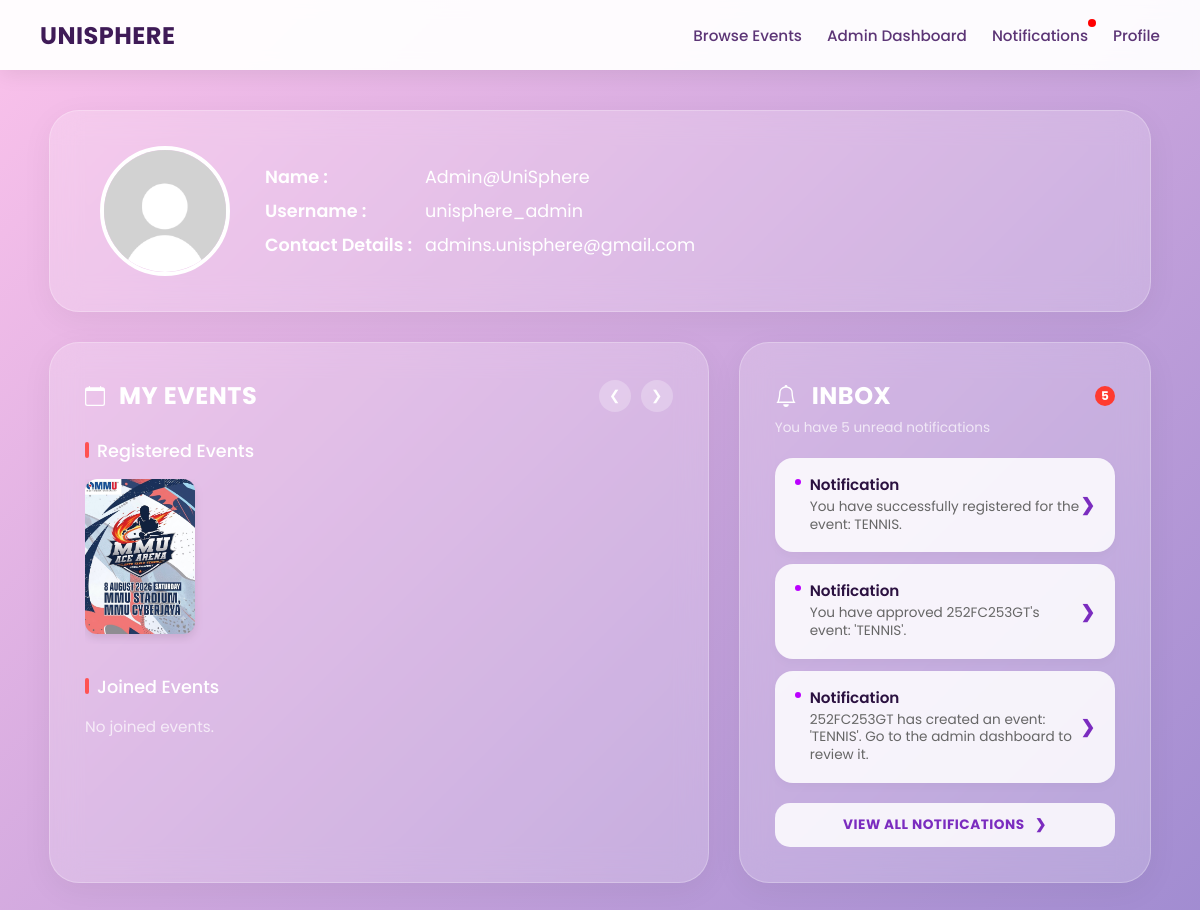
Page /user_dashboard (signed in) on the committed database.
### tables this page shows
CREATE TABLE users_general (
    student_id varchar(10) PRIMARY KEY,
    name TEXT NOT NULL,
    username TEXT NOT NULL UNIQUE,
    email TEXT NOT NULL UNIQUE,
    password TEXT NOT NULL,
    keyword TEXT,
    role TEXT NOT NULL CHECK(role IN ('user', 'organizer', 'admin')),
    is_verified INTEGER DEFAULT 0,
    pending_email TEXT,
    security_question TEXT
);

CREATE TABLE events (
    event_id INTEGER PRIMARY KEY AUTOINCREMENT,
    event_poster TEXT,                   -- new column for event poster URL/path
    event_name TEXT NOT NULL,
    event_description TEXT NOT NULL,
    start_date DATE NOT NULL,
    end_date DATE NOT NULL,
    start_time TIME NOT NULL,
    end_time TIME NOT NULL,
    event_mode TEXT NOT NULL CHECK(event_mode IN ('online', 'offline', 'hybrid')),
    main_location TEXT NOT NULL,         -- corresponds to id="mainloc"
    general_location TEXT,               -- optional, only for general locations
    faculty_wing TEXT,                   -- optional, only for faculty path
    specific_location TEXT,              -- optional, only for faculty path
    participation_option TEXT NOT NULL CHECK(participation_option IN ('unlimited', 'limited')),
    limited_max_participants INTEGER,    -- optional, only for limited participation
    event_link TEXT,
    student_id varchar(10) NOT NULL,
    event_status TEXT DEFAULT 'Pending' CHECK(event_status IN ('Pending', 'Approved', 'Redo')),
    admin_remark TEXT,
    FOREIGN KEY (student_id) REFERENCES organizer_details(student_id)
);

CREATE TABLE notifications (
    id INTEGER PRIMARY KEY AUTOINCREMENT,
    student_id varchar(10) NOT NULL,
    message TEXT NOT NULL,
    type TEXT NOT NULL,
    is_read INTEGER DEFAULT 0,
    created_at TIMESTAMP DEFAULT CURRENT_TIMESTAMP, redirect TEXT,
    FOREIGN KEY (student_id) REFERENCES users_general(student_id)
);

### app.py (the view)
@app.route('/user_dashboard')
def dashboard():
    username = session.get('user')
    if not username:
        return redirect(url_for('login'))
    conn = get_db_connection()
    cursor = conn.cursor()
    cursor.execute("""
        SELECT * FROM users_general
        LEFT JOIN user_details ON users_general.student_id = user_details.student_id
        WHERE users_general.username = ?
    """, (username,))
    user = cursor.fetchone()
    if not user:
        conn.close()
        return "User not found"
    cursor.execute("""
        SELECT e.event_id, e.event_name, e.event_description,
               e.start_date, e.end_date, e.start_time, e.end_time,
               e.main_location, e.faculty_wing, e.specific_location, e.event_mode, e.event_link, e.event_poster
        FROM events e
        INNER JOIN event_registrations er ON e.event_id = er.event_id
        WHERE er.student_id = ? AND e.end_date >= date('now')
    """, (user["student_id"],))
    events = cursor.fetchall()
    cursor.execute("""
        SELECT e.event_id, e.event_name, e.event_description,
               e.start_date, e.end_date, e.start_time, e.end_time,
               e.main_location, e.faculty_wing, e.specific_location, e.event_mode, e.event_link, e.event_poster
        FROM events e
        INNER JOIN event_registrations er ON e.event_id = er.event_id
        WHERE er.student_id = ? AND e.end_date < date('now')
    """, (user["student_id"],))
    joined_events = cursor.fetchall()
    cursor.execute("""
        SELECT * FROM notifications
        WHERE student_id = ? AND is_read = 0
        ORDER BY ROWID DESC
    """, (user["student_id"],))
    notifications = cursor.fetchall()
    cursor.execute("""
        SELECT COUNT(*) as count
        FROM notifications
        WHERE student_id = ? AND is_read = 0
    """, (user["student_id"],))
    unread_data = cursor.fetchone()
    unread_notifications = unread_data["count"] if unread_data else 0
    conn.close()
    return render_template(
        'user_dashboard.html',
        user=user,
        events=events,
        joined_events=joined_events,
        notifications=notifications,
        unread_notifications=unread_notifications
    )

### app.py (called while the page is built)
def get_db_connection():
    conn = sqlite3.connect('database.db')
    conn.row_factory = sqlite3.Row
    conn.execute("PRAGMA foreign_keys = 1")
    return conn

@app.context_processor
def inject_notifications():
    if 'student_id' not in session:
        return dict(unread_notifications=0)
    conn = get_db_connection()
    cursor = conn.cursor()
    cursor.execute("SELECT COUNT(*) AS total FROM notifications WHERE student_id = ? AND is_read = 0",
    (session['student_id'],))
    result = cursor.fetchone()
    conn.close()
    return dict(unread_notifications=result['total'])

### templates/user_dashboard.html (shortened to what this page needs)
<!DOCTYPE html>
<html lang="en">
    <head>
    </head>
    <body>
        <nav class="navbar">
            <a class="navbar-brand" href="/user_dashboard">UniSphere</a>
            <div class="navbar-links">
                {% if session.get('role') == 'user' %}
                    <a href="/eventbrowsing">Browse Events</a>
                    <a href="/be_organizer">Become Organizer</a>
                    <a href="/notifications" class="notification-link">
                        Notifications
                        {% if unread_notifications > 0 %}
                            <span class="notification-dot"></span>
                        {% endif %}
                    </a>
                    <a href="/user_dashboard">Profile</a>
                {% elif session.get('role') == 'admin' %}
                    <a href="/eventbrowsing">Browse Events</a>
                    <a href="/admin_dashboard">Admin Dashboard</a>
                    <a href="/notifications" class="notification-link">
                        Notifications
                        {% if unread_notifications > 0 %}
                            <span class="notification-dot"></span>
                        {% endif %}
                    </a>
                    <a href="/user_dashboard">Profile</a>
                {% endif %}
            </div>
        </nav>
<div class="dashboard">
    <div class="profile-banner" onclick="window.location.href='/user_profile';" style="cursor: pointer;" title="Click to Edit Profile">
        <div class="profile-left">
            <img src="{{ url_for('static', filename='uploads/' + (user['profile_picture'] if user['profile_picture'] else 'default.png')) }}" class="dashboard-profile-picture">
            <div class="profile-content">
                <div class="profile-row">
                    <span class="profile-label">Name :</span>
                    <span class="profile-value">{{ user['name'] }}</span>
                </div>
                <div class="profile-row">
                    <span class="profile-label">Username :</span>
                    <span class="profile-value">{{ user['username'] }}</span>
                </div>
                <div class="profile-row">
                    <span class="profile-label">Contact Details :</span>
                    <span class="profile-value">{{ user['email'] }}</span>
                </div>
            </div>
        </div>
    </div>
            <div class="main-grid">
                <div class="card">
                    <div class="card-header-row">
                        <h2 class="card-title-main">
                            <svg width="20" height="20" fill="currentColor" viewBox="0 0 16 16" style="margin-right:4px;"><path d="M3.5 0a.5.5 0 0 1 .5.5V1h8V.5a.5.5 0 0 1 1 0V1h1a2 2 0 0 1 2 2v11a2 2 0 0 1-2 2H2a2 2 0 0 1-2-2V3a2 2 0 0 1 2-2h1V.5a.5.5 0 0 1 .5-.5zM1 4v10a1 1 0 0 0 1 1h12a1 1 0 0 0 1-1V4H1z"/></svg>
                            My Events
                        </h2>
                        <div class="scroll-arrows">
                            <button class="arrow-btn prev-btn">&#10094;</button>
                            <button class="arrow-btn next-btn">&#10095;</button>
                        </div>
                    </div>
                    <p class="event-section-label">Registered Events</p>
                    <div class="posters-container">
                        {% if events %}
                            {% for e in events %}
                                {% if e["main_location"] == "General" %}
                                {% elif e["main_location"] == "CLC" %}
                                    {% set location = e["main_location"] ~ ", " ~ e["specific_location"] %}
                                {% else %}
                                    {% set location = e["main_location"] ~ ", " ~ e["faculty_wing"] ~ ", " ~ e["specific_location"] %}
                                {% endif %}
                                <div class="event-poster"
                                     onclick='triggerActionMenu(
                                         `{{ e["event_id"] }}`,
                                         `{{ e["event_name"] | replace("`", "\\`") }}`,
                                         `{{ e["event_description"] | replace("`", "\\`") }}`,
                                         `{{ e["start_date"] }} to {{ e["end_date"] }}`,
                                         `{{ e["start_time"] }} - {{ e["end_time"] }}`,
                                         `{{ location }} ({{ e["event_mode"] }})`,
                                         `{{ url_for("static", filename="eventPoster/" + e["event_poster"]) if e["event_poster"] else "" }}`
                                     )'
                                     title="{{ e['event_name'] }}">
                                <img src="{{ url_for('static', filename='eventPoster/' + e['event_poster']) }}" alt="{{ e['event_name'] }}">
                                </div>
                            {% endfor %}
                            {% else %}
                            <p style="color: rgba(255,255,255,0.7); font-size:0.95rem;">No registered events.</p>
                        {% endif %}
                    </div>
                    <p class="event-section-label">Joined Events</p>
                    <div class="posters-container">
                        {% if joined_events %}
                            {% for e in joined_events %}
                                {% if e["main_location"] == "General" %}
                                    {% set location = e["specific_location"] %}
                                {% elif e["main_location"] == "CLC" %}
                                    {% set location = e["main_location"] ~ ", " ~ e["specific_location"] %}
                                {% else %}
                                    {% set location = e["main_location"] ~ ", " ~ e["faculty_wing"] ~ ", " ~ e["specific_location"] %}
                                {% endif %}
                                <div class="event-poster"
                                     onclick='triggerActionMenu(
                                         `{{ e["event_id"] }}`,
                                         `{{ e["event_name"] | replace("`", "\\`") }}`,
                                         `{{ e["event_description"] | replace("`", "\\`") }}`,
                                         `{{ e["start_date"] }} to {{ e["end_date"] }}`,
                                         `{{ e["start_time"] }} - {{ e["end_time"] }}`,
                                         `{{ location }} ({{ e["event_mode"] }})`,
                                         <img src="{{ url_for('static', filename='eventPoster/' + e['event_poster']) }}" alt="{{ e['event_name'] }}">
                                     )'
                                     title="{{ e['event_name'] }}">
                                    <img src="{{ url_for('static', filename='eventPoster/' + (e['event_poster'] if e['event_poster'] else 'defaultPoster.png')) }}" alt="{{ e['event_name'] }}">
                                </div>
                            {% endfor %}
                            <a href="/eventbrowsing" class="view-all-box">
                                <span>+</span>
                                View All
                            </a>
                        {% else %}
                            <p style="color: rgba(255,255,255,0.7); font-size:0.95rem;">No joined events.</p>
                        {% endif %}
                    </div>
                </div>
     <div class="card inbox-card">
    <div class="card-header-row">
        <h2 class="card-title-main" style="gap:15px;">
            Inbox
        </h2>
        {% if unread_notifications and unread_notifications > 0 %}
            <span class="notification-badge-count">{{ unread_notifications }}</span>
        {% endif %}
    </div>
    {% if notifications %}
        <p class="inbox-subtitle">You have {{ unread_notifications if unread_notifications else '0' }} unread notifications</p>
    {% else %}
        <p class="inbox-subtitle">You are all caught up!</p>
    {% endif %}
    <div class="notifications-list">
        {% if notifications %}
            {% for n in notifications[:3] %}
                <a href="/notifications" class="notif-item">
                    <div class="notif-content-wrapper">
                        <div class="notif-title">{{ n["title"] if n["title"] else "Notification" }}</div>
                        <div class="notif-desc">{{ n["description"] if n["description"] else n["message"] }}</div>
                    </div>
                    <span class="chevron-icon">&#10095;</span>
                </a>
            {% endfor %}
        {% else %}
            <div style="text-align: center; padding: 40px 20px; color: rgba(255,255,255,0.7); font-size: 0.95rem;">
                No new notifications
            </div>
        {% endif %}
    </div>
    <a href="/notifications" class="view-all-notif-btn">View All Notifications &nbsp; &#10095;</a>
</div>
</div>
</body>
</html>

### rows in the picture
users_general: name "Admin@UniSphere", username "unisphere_admin", email "admins.unisphere@gmail.com"
events: event_poster (picture)
notifications: n "Notification", message "You have successfully registered for the event: TENNIS."
notifications: n "Notification", message "You have approved 252FC253GT's event: 'TENNIS'."
notifications: n "Notification", message "252FC253GT has created an event: 'TENNIS'. Go to the admin dashboard to review it."

### other values in the picture
{{ unread_notifications }} "5"
{{ unread_notifications if unread_notifications else '0' }} "5"
